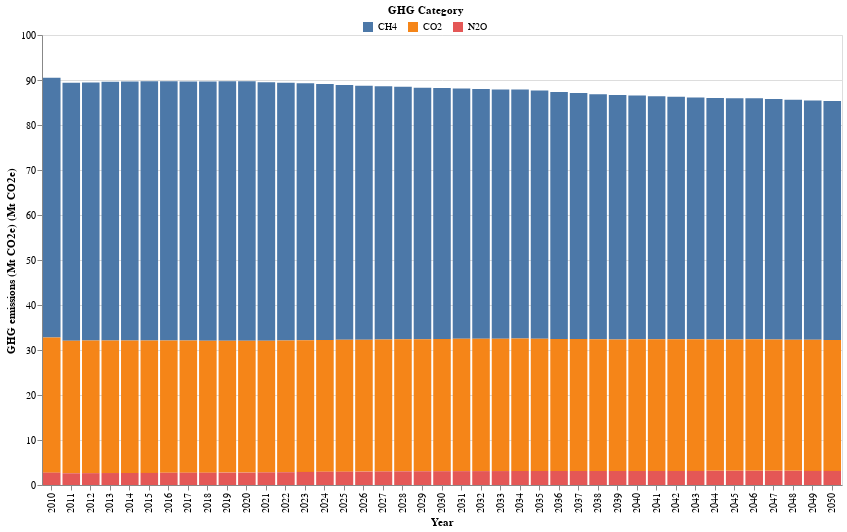

The code cell stored with this chart in its notebook:
### Markdown cell above
### Emissions by GHG category

### Code cell
# HIDE CODE
# get the df and plot
GHG_catetory_df,GHG_atetory_plot = ag_lucc_GHG.plot_GHG_category()
GHG_atetory_plot

### Figure 1 — Vega-Lite specification as saved in the notebook (floating-point values rounded to 4 significant figures)
{"config": {"view": {"continuousWidth": 300, "continuousHeight": 300}}, "layer": [{"mark": {"type": "bar"}, "encoding": {"color": {"field": "GHG Category", "legend": {"direction": "horizontal", "legendX": 320, "legendY": -30, "orient": "none", "title": "GHG Category", "titleAnchor": "middle"}, "type": "nominal"}, "tooltip": [{"field": "GHG Category", "title": "GHG Category", "type": "nominal"}, {"field": "Quantity (Mt CO2e)", "title": "GHG emissions (Mt CO2e)", "type": "quantitative"}], "x": {"axis": {"labelAngle": -90, "title": "Year"}, "field": "Year", "type": "ordinal"}, "y": {"field": "Quantity (Mt CO2e)", "scale": {"reverse": false}, "title": "GHG emissions (Mt CO2e) (Mt CO2e)", "type": "quantitative"}}}], "data": {"name": "data-1e56153792164ca3205847b7078e6253"}, "height": 450, "width": 800, "$schema": "https://vega.github.io/schema/vega-lite/v5.15.1.json", "datasets": {"data-1e56153792164ca3205847b7078e6253": [{"Year": 2010, "GHG Category": "CH4", "Quantity (Mt CO2e)": 57.74}, {"Year": 2010, "GHG Category": "CO2", "Quantity (Mt CO2e)": 30.02}, {"Year": 2010, "GHG Category": "N2O", "Quantity (Mt CO2e)": 2.749}, {"Year": 2011, "GHG Category": "CH4", "Quantity (Mt CO2e)": 57.33}, {"Year": 2011, "GHG Category": "CO2", "Quantity (Mt CO2e)": 29.43}, {"Year": 2011, "GHG Category": "N2O", "Quantity (Mt CO2e)": 2.608}, {"Year": 2012, "GHG Category": "CH4", "Quantity (Mt CO2e)": 57.35}, {"Year": 2012, "GHG Category": "CO2", "Quantity (Mt CO2e)": 29.45}, {"Year": 2012, "GHG Category": "N2O", "Quantity (Mt CO2e)": 2.633}, {"Year": 2013, "GHG Category": "CH4", "Quantity (Mt CO2e)": 57.48}, {"Year": 2013, "GHG Category": "CO2", "Quantity (Mt CO2e)": 29.47}, {"Year": 2013, "GHG Category": "N2O", "Quantity (Mt CO2e)": 2.66}, {"Year": 2014, "GHG Category": "CH4", "Quantity (Mt CO2e)": 57.56}, {"Year": 2014, "GHG Category": "CO2", "Quantity (Mt CO2e)": 29.44}, {"Year": 2014, "GHG Category": "N2O", "Quantity (Mt CO2e)": 2.672}, {"Year": 2015, "GHG Category": "CH4", "Quantity (Mt CO2e)": 57.61}, {"Year": 2015, "GHG Category": "CO2", "Quantity (Mt CO2e)": 29.43}, {"Year": 2015, "GHG Category": "N2O", "Quantity (Mt CO2e)": 2.688}, {"Year": 2016, "GHG Category": "CH4", "Quantity (Mt CO2e)": 57.62}, {"Year": 2016, "GHG Category": "CO2", "Quantity (Mt CO2e)": 29.4}, {"Year": 2016, "GHG Category": "N2O", "Quantity (Mt CO2e)": 2.719}, {"Year": 2017, "GHG Category": "CH4", "Quantity (Mt CO2e)": 57.6}, {"Year": 2017, "GHG Category": "CO2", "Quantity (Mt CO2e)": 29.35}, {"Year": 2017, "GHG Category": "N2O", "Quantity (Mt CO2e)": 2.736}, {"Year": 2018, "GHG Category": "CH4", "Quantity (Mt CO2e)": 57.61}, {"Year": 2018, "GHG Category": "CO2", "Quantity (Mt CO2e)": 29.33}, {"Year": 2018, "GHG Category": "N2O", "Quantity (Mt CO2e)": 2.737}, {"Year": 2019, "GHG Category": "CH4", "Quantity (Mt CO2e)": 57.64}, {"Year": 2019, "GHG Category": "CO2", "Quantity (Mt CO2e)": 29.32}, {"Year": 2019, "GHG Category": "N2O", "Quantity (Mt CO2e)": 2.751}, {"Year": 2020, "GHG Category": "CH4", "Quantity (Mt CO2e)": 57.66}, {"Year": 2020, "GHG Category": "CO2", "Quantity (Mt CO2e)": 29.28}, {"Year": 2020, "GHG Category": "N2O", "Quantity (Mt CO2e)": 2.756}, {"Year": 2021, "GHG Category": "CH4", "Quantity (Mt CO2e)": 57.47}, {"Year": 2021, "GHG Category": "CO2", "Quantity (Mt CO2e)": 29.25}, {"Year": 2021, "GHG Category": "N2O", "Quantity (Mt CO2e)": 2.8}, {"Year": 2022, "GHG Category": "CH4", "Quantity (Mt CO2e)": 57.29}, {"Year": 2022, "GHG Category": "CO2", "Quantity (Mt CO2e)": 29.25}, {"Year": 2022, "GHG Category": "N2O", "Quantity (Mt CO2e)": 2.838}, {"Year": 2023, "GHG Category": "CH4", "Quantity (Mt CO2e)": 57.07}, {"Year": 2023, "GHG Category": "CO2", "Quantity (Mt CO2e)": 29.29}, {"Year": 2023, "GHG Category": "N2O", "Quantity (Mt CO2e)": 2.906}, {"Year": 2024, "GHG Category": "CH4", "Quantity (Mt CO2e)": 56.87}, {"Year": 2024, "GHG Category": "CO2", "Quantity (Mt CO2e)": 29.28}, {"Year": 2024, "GHG Category": "N2O", "Quantity (Mt CO2e)": 2.952}, {"Year": 2025, "GHG Category": "CH4", "Quantity (Mt CO2e)": 56.66}, {"Year": 2025, "GHG Category": "CO2", "Quantity (Mt CO2e)": 29.3}, {"Year": 2025, "GHG Category": "N2O", "Quantity (Mt CO2e)": 2.963}, {"Year": 2026, "GHG Category": "CH4", "Quantity (Mt CO2e)": 56.47}, {"Year": 2026, "GHG Category": "CO2", "Quantity (Mt CO2e)": 29.29}, {"Year": 2026, "GHG Category": "N2O", "Quantity (Mt CO2e)": 2.976}, {"Year": 2027, "GHG Category": "CH4", "Quantity (Mt CO2e)": 56.26}, {"Year": 2027, "GHG Category": "CO2", "Quantity (Mt CO2e)": 29.31}, {"Year": 2027, "GHG Category": "N2O", "Quantity (Mt CO2e)": 3.015}, {"Year": 2028, "GHG Category": "CH4", "Quantity (Mt CO2e)": 56.11}, {"Year": 2028, "GHG Category": "CO2", "Quantity (Mt CO2e)": 29.34}, {"Year": 2028, "GHG Category": "N2O", "Quantity (Mt CO2e)": 3.042}, {"Year": 2029, "GHG Category": "CH4", "Quantity (Mt CO2e)": 55.91}, {"Year": 2029, "GHG Category": "CO2", "Quantity (Mt CO2e)": 29.33}, {"Year": 2029, "GHG Category": "N2O", "Quantity (Mt CO2e)": 3.056}, {"Year": 2030, "GHG Category": "CH4", "Quantity (Mt CO2e)": 55.78}, {"Year": 2030, "GHG Category": "CO2", "Quantity (Mt CO2e)": 29.38}, {"Year": 2030, "GHG Category": "N2O", "Quantity (Mt CO2e)": 3.069}, {"Year": 2031, "GHG Category": "CH4", "Quantity (Mt CO2e)": 55.61}, {"Year": 2031, "GHG Category": "CO2", "Quantity (Mt CO2e)": 29.4}, {"Year": 2031, "GHG Category": "N2O", "Quantity (Mt CO2e)": 3.085}, {"Year": 2032, "GHG Category": "CH4", "Quantity (Mt CO2e)": 55.51}, {"Year": 2032, "GHG Category": "CO2", "Quantity (Mt CO2e)": 29.4}, {"Year": 2032, "GHG Category": "N2O", "Quantity (Mt CO2e)": 3.091}, {"Year": 2033, "GHG Category": "CH4", "Quantity (Mt CO2e)": 55.39}, {"Year": 2033, "GHG Category": "CO2", "Quantity (Mt CO2e)": 29.42}, {"Year": 2033, "GHG Category": "N2O", "Quantity (Mt CO2e)": 3.1}, {"Year": 2034, "GHG Category": "CH4", "Quantity (Mt CO2e)": 55.32}, {"Year": 2034, "GHG Category": "CO2", "Quantity (Mt CO2e)": 29.44}, {"Year": 2034, "GHG Category": "N2O", "Quantity (Mt CO2e)": 3.109}, {"Year": 2035, "GHG Category": "CH4", "Quantity (Mt CO2e)": 55.13}, {"Year": 2035, "GHG Category": "CO2", "Quantity (Mt CO2e)": 29.4}, {"Year": 2035, "GHG Category": "N2O", "Quantity (Mt CO2e)": 3.116}, {"Year": 2036, "GHG Category": "CH4", "Quantity (Mt CO2e)": 54.9}, {"Year": 2036, "GHG Category": "CO2", "Quantity (Mt CO2e)": 29.34}, {"Year": 2036, "GHG Category": "N2O", "Quantity (Mt CO2e)": 3.115}, {"Year": 2037, "GHG Category": "CH4", "Quantity (Mt CO2e)": 54.67}, {"Year": 2037, "GHG Category": "CO2", "Quantity (Mt CO2e)": 29.3}, {"Year": 2037, "GHG Category": "N2O", "Quantity (Mt CO2e)": 3.114}, {"Year": 2038, "GHG Category": "CH4", "Quantity (Mt CO2e)": 54.44}, {"Year": 2038, "GHG Category": "CO2", "Quantity (Mt CO2e)": 29.27}, {"Year": 2038, "GHG Category": "N2O", "Quantity (Mt CO2e)": 3.113}, {"Year": 2039, "GHG Category": "CH4", "Quantity (Mt CO2e)": 54.29}, {"Year": 2039, "GHG Category": "CO2", "Quantity (Mt CO2e)": 29.24}, {"Year": 2039, "GHG Category": "N2O", "Quantity (Mt CO2e)": 3.111}, {"Year": 2040, "GHG Category": "CH4", "Quantity (Mt CO2e)": 54.17}, {"Year": 2040, "GHG Category": "CO2", "Quantity (Mt CO2e)": 29.27}, {"Year": 2040, "GHG Category": "N2O", "Quantity (Mt CO2e)": 3.117}, {"Year": 2041, "GHG Category": "CH4", "Quantity (Mt CO2e)": 54.03}, {"Year": 2041, "GHG Category": "CO2", "Quantity (Mt CO2e)": 29.26}, {"Year": 2041, "GHG Category": "N2O", "Quantity (Mt CO2e)": 3.122}, {"Year": 2042, "GHG Category": "CH4", "Quantity (Mt CO2e)": 53.89}, {"Year": 2042, "GHG Category": "CO2", "Quantity (Mt CO2e)": 29.25}, {"Year": 2042, "GHG Category": "N2O", "Quantity (Mt CO2e)": 3.123}, {"Year": 2043, "GHG Category": "CH4", "Quantity (Mt CO2e)": 53.73}, {"Year": 2043, "GHG Category": "CO2", "Quantity (Mt CO2e)": 29.23}, {"Year": 2043, "GHG Category": "N2O", "Quantity (Mt CO2e)": 3.134}, {"Year": 2044, "GHG Category": "CH4", "Quantity (Mt CO2e)": 53.63}, {"Year": 2044, "GHG Category": "CO2", "Quantity (Mt CO2e)": 29.21}, {"Year": 2044, "GHG Category": "N2O", "Quantity (Mt CO2e)": 3.144}, {"Year": 2045, "GHG Category": "CH4", "Quantity (Mt CO2e)": 53.6}, {"Year": 2045, "GHG Category": "CO2", "Quantity (Mt CO2e)": 29.21}, {"Year": 2045, "GHG Category": "N2O", "Quantity (Mt CO2e)": 3.144}, {"Year": 2046, "GHG Category": "CH4", "Quantity (Mt CO2e)": 53.55}, {"Year": 2046, "GHG Category": "CO2", "Quantity (Mt CO2e)": 29.23}, {"Year": 2046, "GHG Category": "N2O", "Quantity (Mt CO2e)": 3.147}, {"Year": 2047, "GHG Category": "CH4", "Quantity (Mt CO2e)": 53.44}, {"Year": 2047, "GHG Category": "CO2", "Quantity (Mt CO2e)": 29.19}, {"Year": 2047, "GHG Category": "N2O", "Quantity (Mt CO2e)": 3.142}, {"Year": 2048, "GHG Category": "CH4", "Quantity (Mt CO2e)": 53.33}, {"Year": 2048, "GHG Category": "CO2", "Quantity (Mt CO2e)": 29.16}, {"Year": 2048, "GHG Category": "N2O", "Quantity (Mt CO2e)": 3.143}, {"Year": 2049, "GHG Category": "CH4", "Quantity (Mt CO2e)": 53.21}, {"Year": 2049, "GHG Category": "CO2", "Quantity (Mt CO2e)": 29.12}, {"Year": 2049, "GHG Category": "N2O", "Quantity (Mt CO2e)": 3.137}, {"Year": 2050, "GHG Category": "CH4", "Quantity (Mt CO2e)": 53.14}, {"Year": 2050, "GHG Category": "CO2", "Quantity (Mt CO2e)": 29.08}, {"Year": 2050, "GHG Category": "N2O", "Quantity (Mt CO2e)": 3.133}]}}
